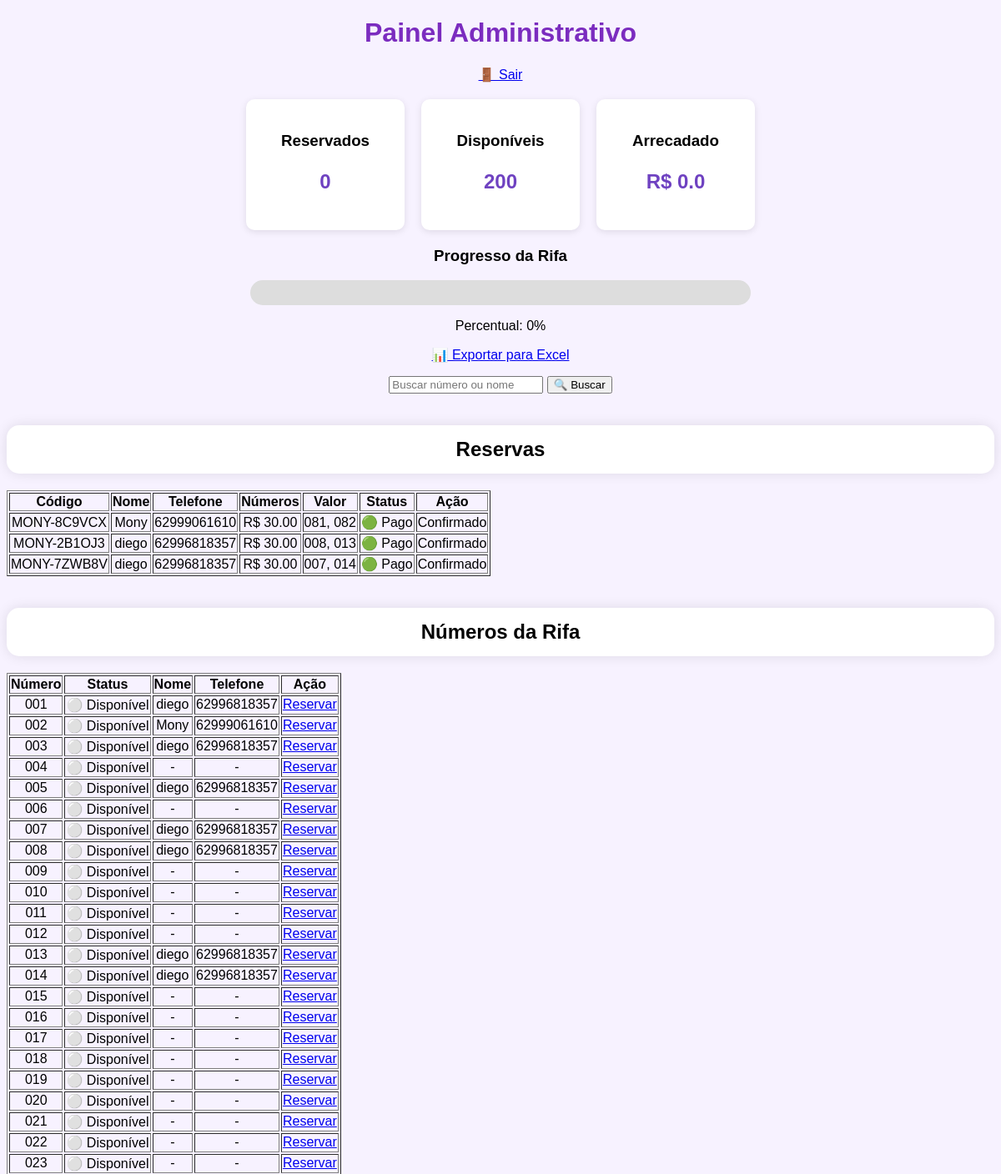
Before: /admin (signed in, upper part) with the older database file.
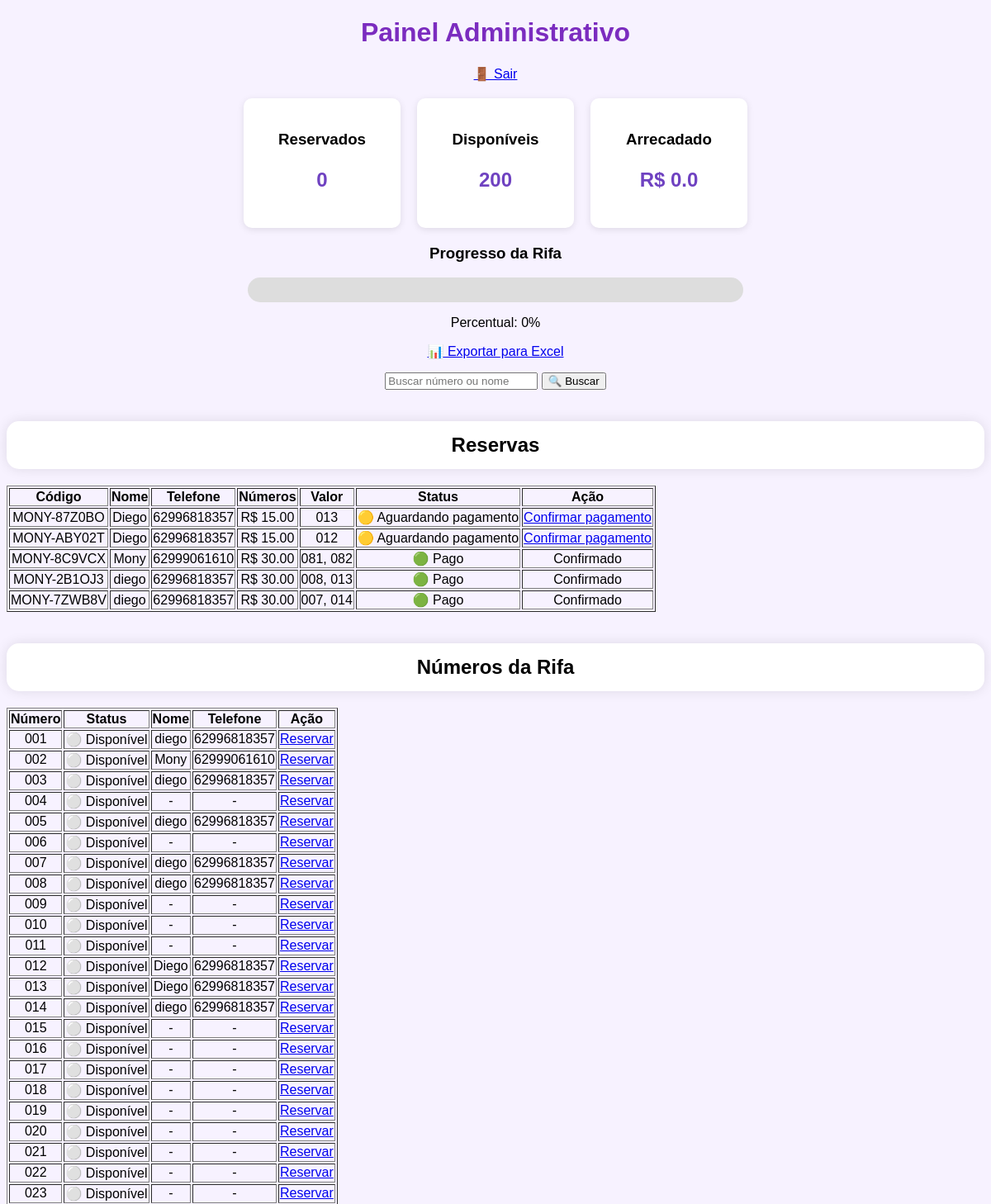
After: the same page with the newer database file.
### models.py (models this page shows)
class Reserva(db.Model):
    __tablename__ = "reserva"
    id = db.Column(db.Integer, primary_key=True)
    codigo = db.Column(db.String(20), unique=True)
    nome = db.Column(db.String(120), nullable=False)
    telefone = db.Column(db.String(20), nullable=False)
    valor_total = db.Column(db.Float)
    status = db.Column(db.String(20), default="aguardando_pagamento")
    data = db.Column(db.DateTime, default=datetime.utcnow)
    numeros = db.relationship("ReservaNumero", backref="reserva")

class Numero(db.Model):
    ...
    id = db.Column(db.Integer, primary_key=True)
    numero = db.Column(
        db.Integer,
        unique=True,
        nullable=False
    )
    status = db.Column(
        db.String(50),
        default="disponivel"
    )
    nome = db.Column(
        db.String(100)
    )
    telefone = db.Column(
        db.String(20)
    )

class ReservaNumero(db.Model):
    __tablename__ = "reserva_numero"
    id = db.Column(db.Integer, primary_key=True)
    reserva_id = db.Column(
        db.Integer,
        db.ForeignKey("reserva.id")
    )
    numero_id = db.Column(
        db.Integer,
        db.ForeignKey("numero.id")
    )
    numero = db.relationship("Numero")

### app.py (the view)
@app.route("/admin")
def admin():
    if not session.get("admin"):
        return redirect("/login")
    busca = request.args.get("busca", "")
    if busca:
        numeros = Numero.query.filter(
        (Numero.nome.contains(busca)) |
        (Numero.numero.like(f"%{busca}%"))
    ).order_by(Numero.numero).all()
    else:
        numeros = Numero.query.order_by(
        Numero.numero
    ).all()
    reservados = Numero.query.filter(
        Numero.status.in_(["reservado", "pago"])
    ).count()
    disponiveis = Numero.query.filter_by(
        status="disponivel"
    ).count()
    arrecadado = reservados * VALOR_NUMERO
    percentual = round((reservados / 200) * 100)
    reservas = Reserva.query.order_by(Reserva.data.desc()).all()
    return render_template(
    "admin.html",
    numeros=numeros,
    reservas=reservas,
    reservados=reservados,
    disponiveis=disponiveis,
    arrecadado=arrecadado,
    percentual=percentual,
    busca=busca
    )

### templates/admin.html (shortened to what this page needs)
<!doctype html>
<html lang="pt-BR">
  <head>
    <link
      rel="stylesheet"
      href="{{ url_for('static', filename='css/style.css') }}"
    />
  </head>
  <body>
    <div class="container">
      <h1>Painel Administrativo</h1>
      <p>
        <a href="/logout">🚪 Sair</a>
      </p>
      <div class="dashboard">
        <div class="card">
          <h3>Reservados</h3>
          <p>{{ reservados }}</p>
        </div>
        <div class="card">
          <h3>Disponíveis</h3>
          <p>{{ disponiveis }}</p>
        </div>
        <div class="card">
          <h3>Arrecadado</h3>
          <p>R$ {{ arrecadado }}</p>
        </div>
      </div>
      <h3>Progresso da Rifa</h3>
      <div class="barra">
      </div>
      <p>Percentual: {{ percentual }}%</p>
      <p>
        <a href="/exportar">📊 Exportar para Excel</a>
      </p>
      <form method="GET" action="/admin">
        <input
          type="text"
          name="busca"
          placeholder="Buscar número ou nome"
          value="{{ busca or '' }}"
        />
        <button type="submit">🔍 Buscar</button>
      </form>
      <br />
      <h2>Reservas</h2>
      <table border="1">
        <tr>
          <th>Código</th>
          <th>Nome</th>
          <th>Telefone</th>
          <th>Números</th>
          <th>Valor</th>
          <th>Status</th>
          <th>Ação</th>
        </tr>
        {% for reserva in reservas %}
        <tr>
          <td>{{ reserva.codigo }}</td>
          <td>{{ reserva.nome }}</td>
          <td>{{ reserva.telefone }}</td>
          <td>R$ {{ "%.2f"|format(reserva.valor_total) }}</td>
          <td>
            {% for item in reserva.numeros %} {{
            "%03d"|format(item.numero.numero) }}{% if not loop.last %}, {% endif
            %} {% endfor %}
          </td>
          <td>
            {% if reserva.status == "pago" %} 🟢 Pago {% else %} 🟡 Aguardando
            pagamento {% endif %}
          </td>
          <td>
            {% if reserva.status != "pago" %}
            <a href="/confirmar_pagamento/{{ reserva.id }}">
              Confirmar pagamento
            </a>
            {% else %} Confirmado {% endif %}
          </td>
        </tr>
        {% endfor %}
      </table>
      <br />
      <h2>Números da Rifa</h2>
      <table border="1">
        <tr>
          <th>Número</th>
          <th>Status</th>
          <th>Nome</th>
          <th>Telefone</th>
          <th>Ação</th>
        </tr>
        {% for numero in numeros %}
        <tr>
          <td>{{ "%03d"|format(numero.numero) }}</td>
          <td>
            {% if numero.status == "pago" %} 🟢 Pago {% elif numero.status ==
            "reservado" %} 🟡 Reservado {% else %} ⚪ Disponível {% endif %}
          </td>
          <td>{{ numero.nome or "-" }}</td>
          <td>{{ numero.telefone or "-" }}</td>
          <td>
            <a href="/toggle/{{ numero.id }}">
              {% if numero.status == "disponivel" %} Reservar {% elif
              numero.status == "reservado" %} Marcar Pago {% else %} Liberar {%
              endif %}
            </a>
          </td>
        </tr>
        {% endfor %}
      </table>
    </div>
  </body>
</html>

### static/css/style.css (style rules this page uses)
body { font-family: Arial; text-align: center; background: #f7f2ff; }
h1 { color: #7b2cbf; }
h2 { background: white; padding: 15px; border-radius: 15px; box-shadow: 0 0 15px rgba(0, 0, 0, 0.1); }
.dashboard { display: flex; justify-content: center; gap: 20px; margin: 20px 0; }
.card { background: white; padding: 20px; border-radius: 10px; min-width: 150px; text-align: center; box-shadow: 0 2px 8px rgba(0, 0, 0, 0.1); }
.card h3 { margin-bottom: 10px; }
.card p { font-size: 24px; font-weight: bold; color: #6f42c1; }
.barra { width: 600px; max-width: 90%; height: 30px; background: #ddd; border-radius: 20px; overflow: hidden; margin: 15px auto; }

Changed rows visible on the page:
added Reserva: codigo "MONY-87Z0BO", nome "Diego", telefone "62996818357", valor_total "15.00", shows "🟡 Aguardando pagamento"
added ReservaNumero: {{ "%03d"|format(item.numero.numero) }} "013"
changed Numero (number 1 of 25 on the later page): nome "diego" → "Diego"
added Reserva: codigo "MONY-ABY02T", nome "Diego", telefone "62996818357", valor_total "15.00", shows "🟡 Aguardando pagamento"
added ReservaNumero: {{ "%03d"|format(item.numero.numero) }} "012"
changed Numero (number 2 of 25 on the later page): nome "-" → "Diego"; telefone "-" → "62996818357"
